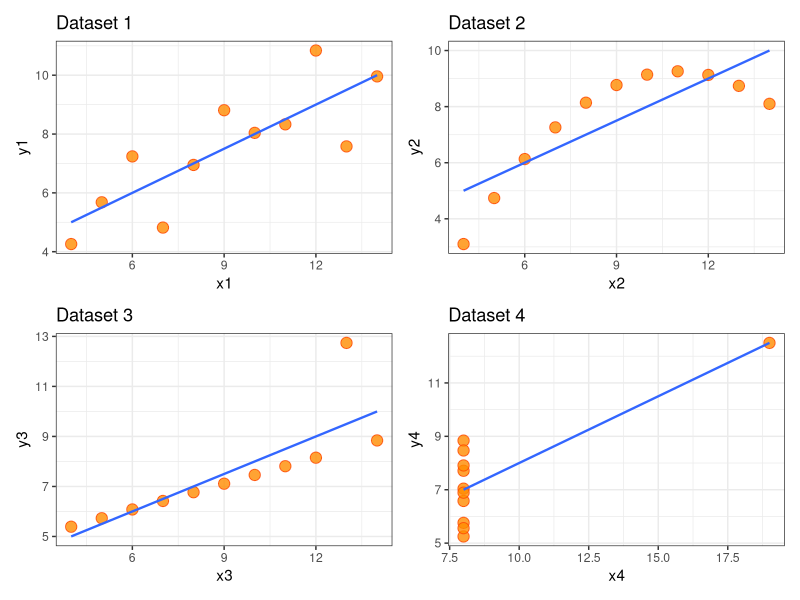

The R script that drew this image:
## ---- chunk 1
#| message=FALSE
library(tidyverse)
library(patchwork)
## ---- chunk 2
#| code-fold: false
anscombe
## ---- chunk 3
# посчитаем среднее
apply(anscombe, 2, mean)
# дисперсию
apply(anscombe, 2, var)
# коэффициент корреляции, привожу два варианта как посчитать, интересно, какой кажется проще
map2_dbl(anscombe %>% select(x1:x4), anscombe %>% select(y1:y4), ~cor(.x, .y))
map2_dbl(anscombe[1:4], anscombe[5:8], ~cor(.x, .y))

# еще простой способ отразить все описательные статистики - просто вызвать функцию summary
summary(anscombe)
## ---- chunk 4
#| code-fold: true
#| code-summary: "Show the code"
# отрисовываем графики по очереди
p1 <- ggplot(anscombe, aes(x1,y1))+
  geom_point(size = 3.5, fill = 'darkorange', color= 'orangered', 
             alpha = 0.8, shape = 21)+
  labs(
       title = "Dataset 1" ) +
  geom_smooth(se = FALSE, method = "lm", formula = "y ~ x", size = 0.8, alpha = 0.9)+
  theme_bw()

p2 <- ggplot(anscombe, aes(x2,y2))+
  geom_point(size = 3.5, fill = 'darkorange', color= 'orangered', 
             alpha = 0.8, shape = 21)+
  labs(title = "Dataset 2" ) +
  geom_smooth(se = FALSE, method = "lm", formula = "y ~ x", 
              size = 0.8, alpha = 0.9)+
  theme_bw()
p3 <- ggplot(anscombe, aes(x3,y3))+
   geom_point(size = 3.5, fill = 'darkorange', color= 'orangered', 
             alpha = 0.8, shape = 21)+
  labs(title = "Dataset 3" ) +
  geom_smooth(se = FALSE, method = "lm", formula = "y ~ x", 
              size = 0.8, alpha = 0.9)+
  theme_bw()
p4 <- ggplot(anscombe, aes(x4,y4))+
   geom_point(size = 3.5, fill = 'darkorange', color= 'orangered', 
             alpha = 0.8, shape = 21)+
  labs(title = "Dataset 4" ) +
  geom_smooth(se = FALSE, method = "lm", formula = "y ~ x", 
              size = 0.8, alpha = 0.9)+
  theme_bw()
# объединяем их в один плот с помощью библиотеки `patchwork`
(p1 | p2) / (p3 | p4)

## ---- chunk 5

